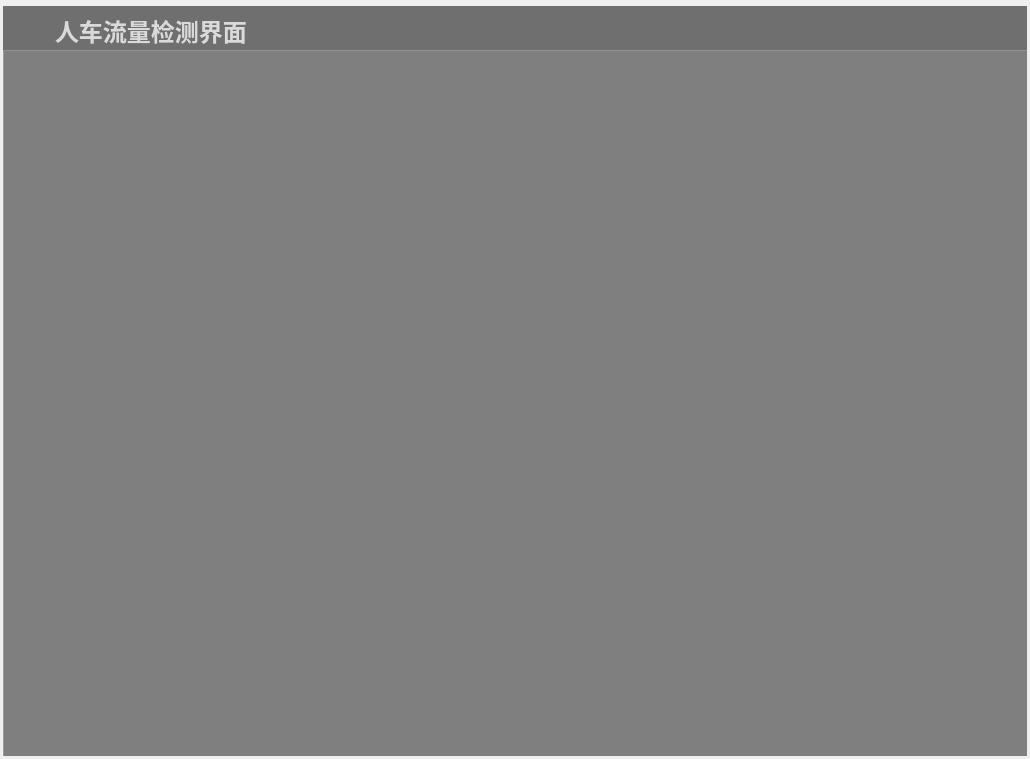
<?xml version="1.0" encoding="UTF-8"?>
<ui version="4.0">
 <class>mainWindow2</class>
 <widget class="QMainWindow" name="mainWindow2">
  <property name="geometry">
   <rect>
    <x>0</x>
    <y>0</y>
    <width>1030</width>
    <height>759</height>
   </rect>
  </property>
  <property name="mouseTracking">
   <bool>true</bool>
  </property>
  <property name="windowTitle">
   <string>人车流量检测检测界面</string>
  </property>
  <property name="windowIcon">
   <iconset resource="../apprcc.qrc">
    <normaloff>:/img/icon/shantianliang.png</normaloff>:/img/icon/shantianliang.png</iconset>
  </property>
  <property name="styleSheet">
   <string notr="true">#mainWindow{border:none;}</string>
  </property>
  <widget class="QWidget" name="centralwidget">
   <layout class="QVBoxLayout" name="verticalLayout_2">
    <property name="spacing">
     <number>0</number>
    </property>
    <property name="leftMargin">
     <number>0</number>
    </property>
    <property name="topMargin">
     <number>0</number>
    </property>
    <property name="rightMargin">
     <number>0</number>
    </property>
    <property name="bottomMargin">
     <number>0</number>
    </property>
    <item>
     <widget class="QGroupBox" name="groupBox_18">
      <property name="styleSheet">
       <string notr="true">#groupBox_18{border-image: url(:/img/icon/background_new.png);
	
border: 0px solid #42adff;
border-radius:5px;}</string>
      </property>
      <property name="title">
       <string/>
      </property>
      <layout class="QVBoxLayout" name="verticalLayout_6">
       <property name="spacing">
        <number>0</number>
       </property>
       <property name="leftMargin">
        <number>0</number>
       </property>
       <property name="topMargin">
        <number>0</number>
       </property>
       <property name="rightMargin">
        <number>0</number>
       </property>
       <property name="bottomMargin">
        <number>0</number>
       </property>
       <item>
        <widget class="QGroupBox" name="groupBox">
         <property name="minimumSize">
          <size>
           <width>0</width>
           <height>45</height>
          </size>
         </property>
         <property name="maximumSize">
          <size>
           <width>16777215</width>
           <height>45</height>
          </size>
         </property>
         <property name="styleSheet">
          <string notr="true">#groupBox{
background-color: rgba(75, 75, 75, 200);
border: 0px solid #42adff;
border-left: 0px solid rgba(29, 83, 185, 255);
border-right: 0px solid rgba(29, 83, 185, 255);
border-bottom: 1px solid rgba(200, 200, 200,100);
;
border-radius:0px;}</string>
         </property>
         <property name="title">
          <string/>
         </property>
         <layout class="QHBoxLayout" name="horizontalLayout">
          <property name="spacing">
           <number>0</number>
          </property>
          <property name="topMargin">
           <number>0</number>
          </property>
          <property name="bottomMargin">
           <number>0</number>
          </property>
          <item>
           <widget class="QLabel" name="label_7">
            <property name="minimumSize">
             <size>
              <width>40</width>
              <height>40</height>
             </size>
            </property>
            <property name="maximumSize">
             <size>
              <width>40</width>
              <height>40</height>
             </size>
            </property>
            <property name="styleSheet">
             <string notr="true">
image: url(:/img/icon/shantianliang.png);</string>
            </property>
            <property name="text">
             <string/>
            </property>
           </widget>
          </item>
          <item>
           <widget class="QLabel" name="label_4">
            <property name="styleSheet">
             <string notr="true">QLabel
{
	font-size: 24px;
	font-family: &quot;Microsoft YaHei&quot;;
	font-weight: bold;
 		border-radius:9px;
		background:rgba(66, 195, 255, 0);
color: rgb(218, 218, 218);
}
</string>
            </property>
            <property name="text">
             <string>人车流量检测界面</string>
            </property>
           </widget>
          </item>
          <item>
           <spacer name="horizontalSpacer">
            <property name="orientation">
             <enum>Qt::Horizontal</enum>
            </property>
            <property name="sizeHint" stdset="0">
             <size>
              <width>40</width>
              <height>20</height>
             </size>
            </property>
           </spacer>
          </item>
          <item>
           <layout class="QHBoxLayout" name="horizontalLayout_5">
            <property name="spacing">
             <number>0</number>
            </property>
            <item>
             <widget class="QPushButton" name="minButton">
              <property name="minimumSize">
               <size>
                <width>50</width>
                <height>28</height>
               </size>
              </property>
              <property name="maximumSize">
               <size>
                <width>50</width>
                <height>28</height>
               </size>
              </property>
              <property name="styleSheet">
               <string notr="true">QPushButton {
border-style: solid;
border-width: 0px;
border-radius: 0px;
background-color: rgba(223, 223, 223, 0);}
QPushButton::focus{outline: none;}
QPushButton::hover {
border-style: solid;
border-width: 0px;
border-radius: 0px;
background-color: rgba(223, 223, 223, 150);}</string>
              </property>
              <property name="text">
               <string/>
              </property>
              <property name="icon">
               <iconset resource="../apprcc.qrc">
                <normaloff>:/img/icon/最小化.png</normaloff>:/img/icon/最小化.png</iconset>
              </property>
             </widget>
            </item>
            <item>
             <widget class="QPushButton" name="maxButton">
              <property name="minimumSize">
               <size>
                <width>50</width>
                <height>28</height>
               </size>
              </property>
              <property name="maximumSize">
               <size>
                <width>50</width>
                <height>28</height>
               </size>
              </property>
              <property name="styleSheet">
               <string notr="true">QPushButton {
border-style: solid;
border-width: 0px;
border-radius: 0px;
background-color: rgba(223, 223, 223, 0);}
QPushButton::focus{outline: none;}
QPushButton::hover {
border-style: solid;
border-width: 0px;
border-radius: 0px;
background-color: rgba(223, 223, 223, 150);}</string>
              </property>
              <property name="text">
               <string/>
              </property>
              <property name="icon">
               <iconset resource="../apprcc.qrc">
                <normaloff>:/img/icon/正方形.png</normaloff>
                <activeon>:/img/icon/还原.png</activeon>
                <selectedon>:/img/icon/还原.png</selectedon>:/img/icon/正方形.png</iconset>
              </property>
              <property name="checkable">
               <bool>true</bool>
              </property>
             </widget>
            </item>
           </layout>
          </item>
         </layout>
        </widget>
       </item>
       <item>
        <layout class="QHBoxLayout" name="horizontalLayout_7">
         <property name="spacing">
          <number>0</number>
         </property>
         <item>
          <widget class="QGroupBox" name="groupBox_201">
           <property name="styleSheet">
            <string notr="true">#groupBox_201{
background-color: rgba(95, 95, 95, 200);
border: 0px solid #42adff;
border-left: 1px solid rgba(200, 200, 200,100);
border-right: 0px solid rgba(29, 83, 185, 255);
border-radius:0px;}</string>
           </property>
           <property name="title">
            <string/>
           </property>
           <layout class="QVBoxLayout" name="verticalLayout_4" stretch="">
            <property name="leftMargin">
             <number>0</number>
            </property>
            <property name="topMargin">
             <number>0</number>
            </property>
            <property name="rightMargin">
             <number>0</number>
            </property>
            <property name="bottomMargin">
             <number>0</number>
            </property>
           </layout>
          </widget>
         </item>
        </layout>
       </item>
      </layout>
     </widget>
    </item>
   </layout>
  </widget>
 </widget>
 <resources>
  <include location="../apprcc.qrc"/>
 </resources>
 <connections/>
</ui>
